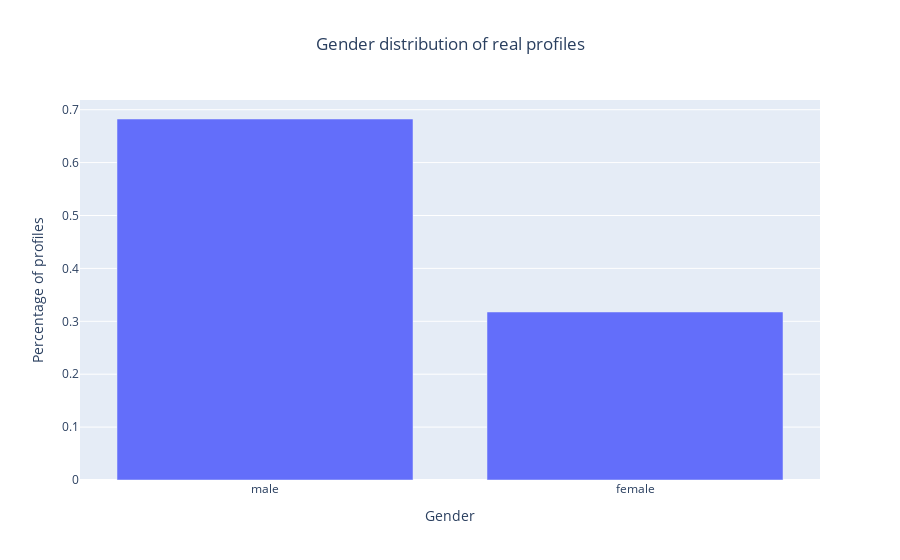

Source (notebook cell):
### Markdown cell above
## 4.1 Gender distribution

### Code cell
import matplotlib.pyplot as plt
import plotly.express as px

counts = realdf["gender"].value_counts(normalize = True)

fig = px.bar(counts, title="Gender distribution of real profiles")
fig.update_layout(
    xaxis_title = "Gender",
    yaxis_title = "Percentage of profiles",
    title_x = 0.5,
    showlegend = False
)

fig.show()

### Figure 1 — Plotly figure (JSON) as saved in the notebook; plotly's stock layout.template omitted (floating-point values rounded to 4 significant figures)
{"data": [{"alignmentgroup": "True", "hovertemplate": "variable=gender<br>index=%{x}<br>value=%{y}<extra></extra>", "legendgroup": "gender", "marker": {"color": "#636efa", "pattern": {"shape": ""}}, "name": "gender", "offsetgroup": "gender", "orientation": "v", "showlegend": true, "textposition": "auto", "type": "bar", "x": ["male", "female"], "xaxis": "x", "y": [0.6824, 0.3176], "yaxis": "y"}], "layout": {"barmode": "relative", "legend": {"title": {"text": "variable"}, "tracegroupgap": 0}, "showlegend": false, "title": {"text": "Gender distribution of real profiles", "x": 0.5}, "xaxis": {"anchor": "y", "domain": [0, 1], "title": {"text": "Gender"}}, "yaxis": {"anchor": "x", "domain": [0, 1], "title": {"text": "Percentage of profiles"}}}}
